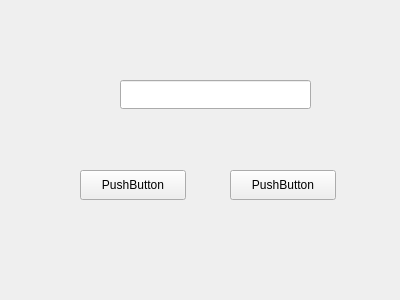
<?xml version="1.0" encoding="UTF-8"?>
<ui version="4.0">
 <class>resultat</class>
 <widget class="QWidget" name="resultat">
  <property name="geometry">
   <rect>
    <x>0</x>
    <y>0</y>
    <width>400</width>
    <height>300</height>
   </rect>
  </property>
  <property name="windowTitle">
   <string>Form</string>
  </property>
  <widget class="QLineEdit" name="lineEdit">
   <property name="geometry">
    <rect>
     <x>120</x>
     <y>80</y>
     <width>191</width>
     <height>29</height>
    </rect>
   </property>
  </widget>
  <widget class="QPushButton" name="restartButton">
   <property name="geometry">
    <rect>
     <x>230</x>
     <y>170</y>
     <width>106</width>
     <height>30</height>
    </rect>
   </property>
   <property name="text">
    <string>PushButton</string>
   </property>
  </widget>
  <widget class="QPushButton" name="menuButton">
   <property name="geometry">
    <rect>
     <x>80</x>
     <y>170</y>
     <width>106</width>
     <height>30</height>
    </rect>
   </property>
   <property name="text">
    <string>PushButton</string>
   </property>
  </widget>
 </widget>
 <resources/>
 <connections/>
</ui>
